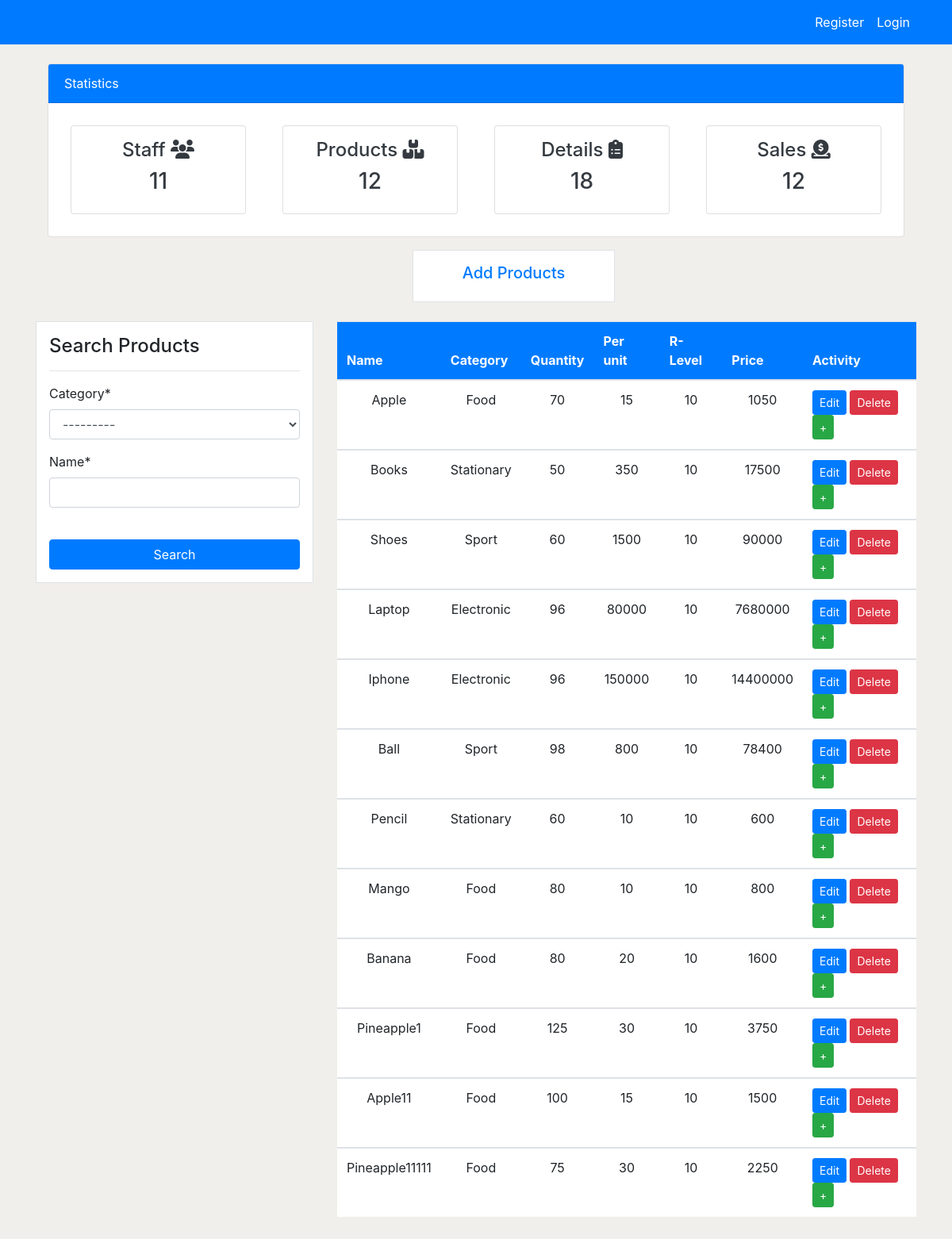
The app's page /products/list, older data.
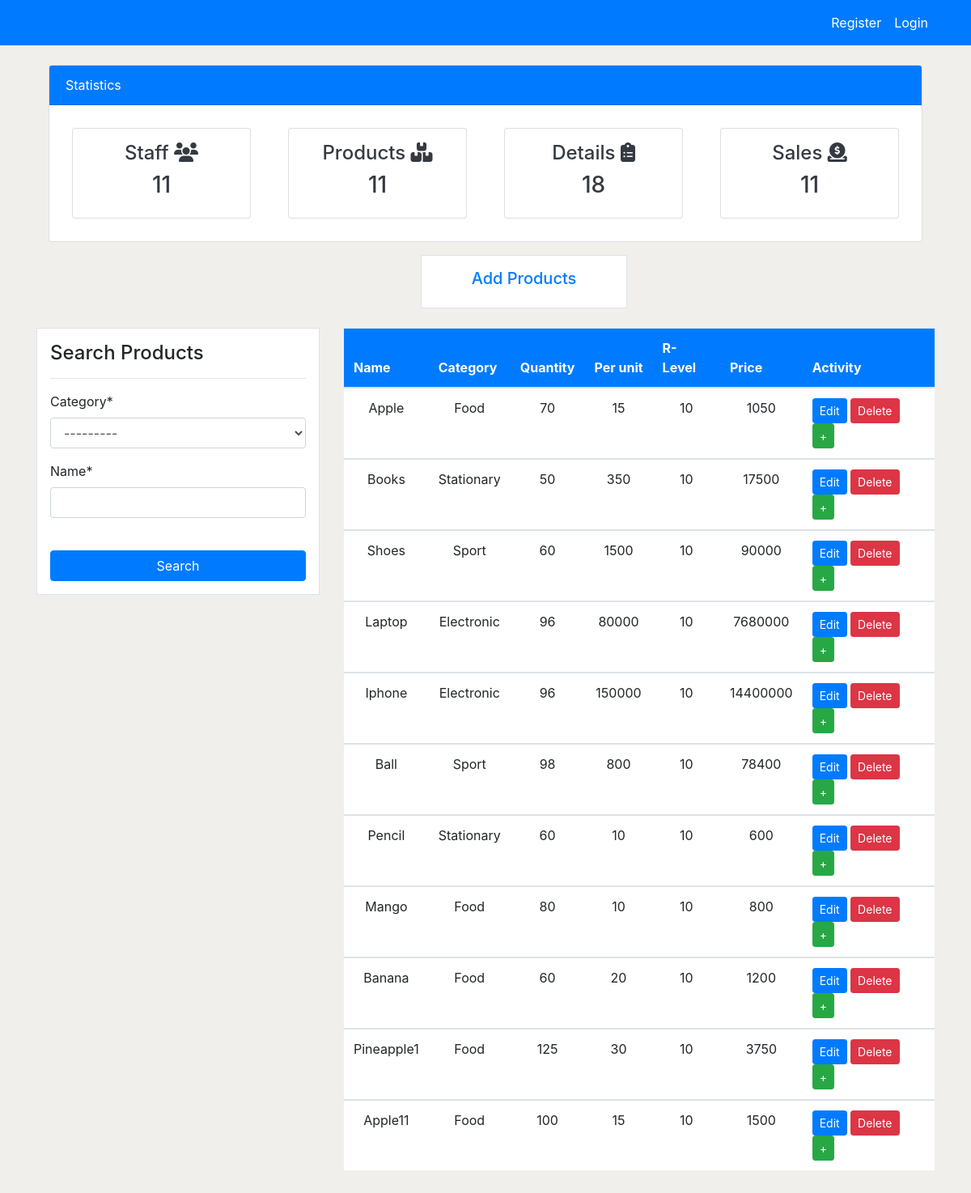
The same page, newer data.
### application/models.py (models this page shows, shortened)
class Product(models.Model):
    name = models.CharField(max_length=200, null=True)
    category = models.CharField(max_length=100, choices=CATEGORY)
    quantity = models.PositiveIntegerField(null=True)
    per_quantity = models.PositiveIntegerField(null=True)
    reorder_level = models.PositiveIntegerField(default=0, null=True, blank=True)
    product_in = models.PositiveIntegerField(default=0, null=True, blank=True)
    product_out = models.PositiveIntegerField(default=0, null=True, blank=True)
    total_sales = models.PositiveIntegerField(default=0, null=True, blank=True)
    class Meta:
        verbose_name_plural = 'Product'
    def total_price(self):
        return self.quantity * self.per_quantity

### application/views.py (the view)
# urls.py: path('products/list', views.productsList, name='products-list'),
def productsList(request):
    product = Product.objects.all()
    products_count = product.count()
    workers_count = User.objects.all().count()
    orders_count = Order.objects.all().count()
    product_sales_count = Product.objects.count()
    if request.method == 'POST':
        search_form = ProductSearchForm(request.POST)
        product = Product.objects.filter(category__icontains=search_form['category'].value(),
                                         name__icontains=search_form['name'].value(),
                                         )
    else:
        search_form = ProductSearchForm()
    context = {
        'product': product,
        'search_form': search_form,
        'products_count': products_count,
        'workers_count': workers_count,
        'orders_count': orders_count,
        'product_sales_count': product_sales_count,
    }
    return render(request, 'application/products_list.html', context)

### application/forms.py
class ProductSearchForm(forms.ModelForm):
    class Meta:
        model = Product
        fields = ['category', 'name']

### templates/application/products_list.html (shortened to what this page needs)
{% extends 'partial/base.html' %}
{% load crispy_forms_tags %}
{% block content %}
{% include 'partial/cards.html' %}
<div class="container">
    <div class="row my-3">
        <div class="col-md-3 offset-md-5">
            <div class="border bg-white p-3">
                <h5 class="text-center"><a href="{% url 'products' %}">Add Products</a></h5>
            </div>
        </div>
    </div>
</div>
<div class="container">
    <div class="row my-4">
        <div class="col-md-4">
            <div class="border bg-white p-3">
                <h4>Search Products</h4>
                <hr>
                <form method="POST">
                    {{search_form|crispy}}
                     <br>
                    <input class="btn btn-primary btn-block" type="submit" value="Search">
                </form>
            </div>
        </div>
        <div class="col-md-8">
            <table class="table bg-white">
                <thead class="bg-primary">
                    <tr class="text-white">
                        <th scope="col">Name</th>
                        <th scope="col">Category</th>
                        <th scope="col">Quantity</th>
                        <th scope="col">Per unit</th>
                        <th scope="col">R-Level</th>
                        <th scope="col">Price</th>
                        <th scope="col">Activity</th>
                    </tr>
                </thead>
                <tbody>
                    {% for p in product%}
                    {% if p.quantity <= p.reorder_level %}
                    <tr>
                        <td class="text-center">{{p.name}}</td>
                        <td class="text-center">{{p.category}}</td>
                        <td class="bg-warning text-center">{{p.quantity}}</td>
                        <td class="text-center">{{p.per_quantity}}</td>
                        <td class="text-center">{{p.reorder_level}}</td>
                        <td class="text-center">{{p.total_price}}</td>
                        <td>
                            <a class="btn btn-primary btn-sm" href="{% url 'product_update' p.id %}">Edit</a>
                            <a class="btn btn-danger btn-sm" href="{% url 'product_delete' p.id %}">Delete</a>
                            <a class="btn btn-success btn-sm" href="{% url 'product_quantity_update' p.id %}">+</a>
                        </td>
                    </tr>
                    {% else %}
                    <tr>
                        <td class="text-center">{{p.name}}</td>
                        <td class="text-center">{{p.category}}</td>
                        <td class="text-center">{{p.quantity}}</td>
                        <td class="text-center">{{p.per_quantity}}</td>
                        <td class="text-center">{{p.reorder_level}}</td>
                        <td class="text-center">{{p.total_price}}</td>
                        <td>
                            <a class="btn btn-primary btn-sm" href="{% url 'product_update' p.id %}">Edit</a>
                            <a class="btn btn-danger btn-sm" href="{% url 'product_delete' p.id %}">Delete</a>
                            <a class="btn btn-success btn-sm" href="{% url 'product_quantity_update' p.id %}">+</a>
                        </td>
                    </tr>
                </tbody>
                {% endif %}
                {% endfor %}
            </table>
        </div>
    </div>
</div>
{% endblock %}

Row changes from the older to the newer data that the page shows:
removed Product: name "Pineapple11111", category "Food", quantity "75", per_quantity "30", reorder_level "10", total_price "2250"
changed Product "Banana": quantity "80" → "60"; total_price "1600" → "1200"
Text that changed along with them:
{{ products_count }}: "12" → "11"
{{ product_sales_count }}: "12" → "11"
